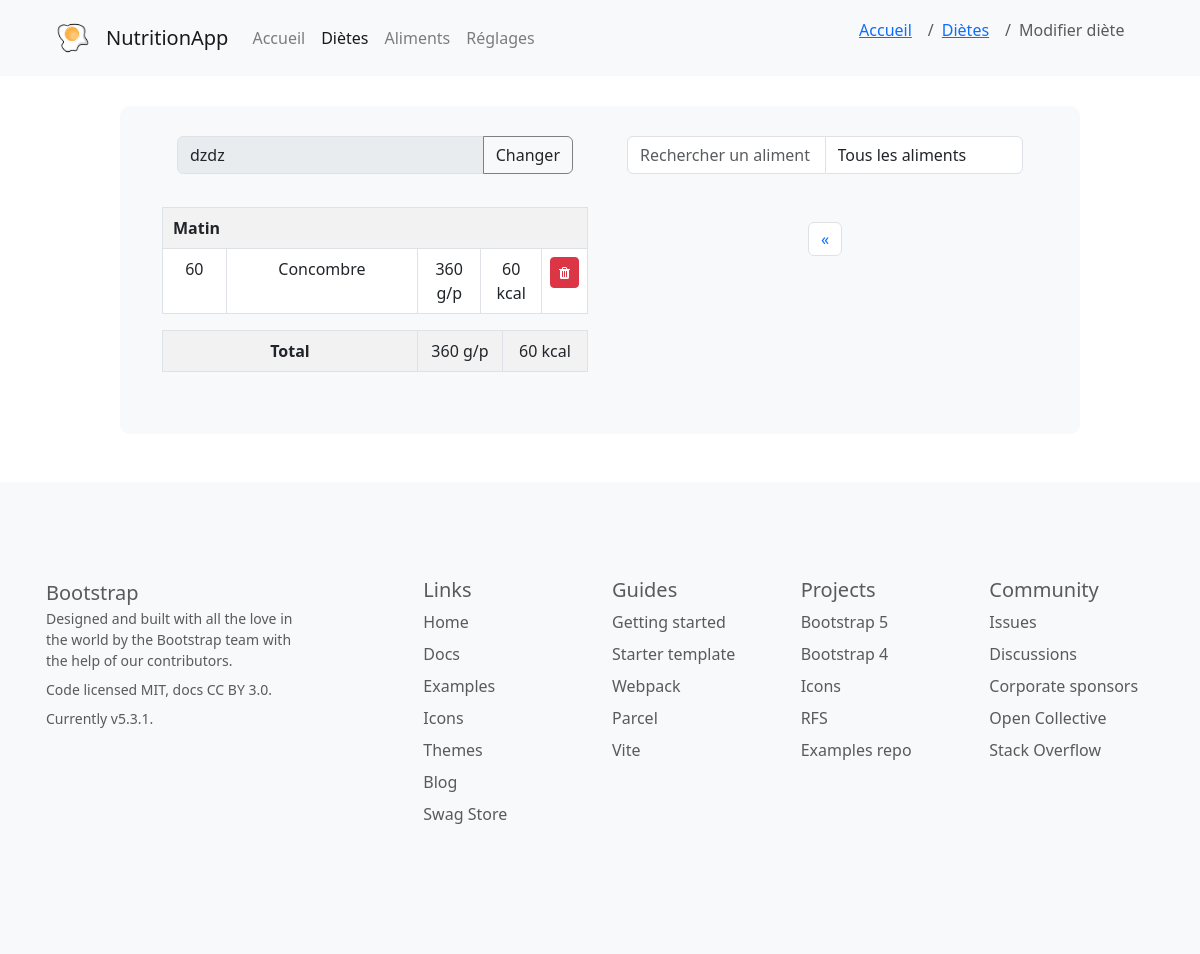
Screenshot of /creer_diete/5 with the database file from the repository.
### models/Diete.py (models this page shows, shortened)
class Diete(db.Model):
    id = db.Column(db.Integer, primary_key=True)
    titre_diete = db.Column(db.String(255), nullable=True) # nom de la diete
    createur = db.Column(db.Integer, db.ForeignKey('utilisateur.id'), nullable=True)
    date = db.Column(db.Date, nullable=True)
    createur_obj = db.relationship('Utilisateur', backref=db.backref('dietes'), foreign_keys=[createur])
    def get_by_id(id):
        return Diete.query.get(id)
    def portions_associees(self):
        return Portion.query.join(Aliment).filter(Portion.diete == self.id).order_by(Portion.label_portion, Aliment.titre).all()
    def total_kcal(self):
        return sum([portion.kcal_portion() for portion in self.portions_associees()])
    def total_proteines(self):
        return sum([portion.proteines_portion() for portion in self.portions_associees()])

### models/Portion.py (models this page shows, shortened)
class Portion(db.Model):
    id = db.Column(db.Integer, primary_key=True)
    diete = db.Column(db.Integer, db.ForeignKey('diete.id'))
    aliment = db.Column(db.Integer, db.ForeignKey('aliment.id'))
    nombre = db.Column(db.Integer, nullable=False, server_default='0')
    label_portion = db.Column(db.Integer, nullable=False, server_default='0') # 1=matin, 2=collation matin, 3=midi, 4=collation aprem, 5=soir, 6=collation soir
    diete_obj = db.relationship('Diete', backref=db.backref('portions'))
    aliment_obj = db.relationship('Aliment', backref=db.backref('portions'))
    def unite(self):
        return self.aliment_obj.unite
    def kcal_portion(self):
        if self.unite() == 1: # si l'aliment est en unité (kcal * nombre)
            return round(self.aliment_obj.kcal * self.nombre)
        else: # aliment == 0 (kcal * nombre * 0.01 * 100g) ; aliment == 2 (kcal * nombre * 0.01 * 100mL)
            return round(self.aliment_obj.kcal * self.nombre * 0.01)
    def proteines_portion(self):
        if self.unite() == 1:
            return round(self.aliment_obj.proteines * self.nombre)
        else:
            return round(self.aliment_obj.proteines * self.nombre * 0.01)

### models/Aliment.py (models this page shows, shortened)
class Aliment(db.Model):
    id = db.Column(db.Integer, primary_key=True)
    titre = db.Column(db.String(255), nullable=True, unique=True)
    kcal = db.Column(db.Integer, nullable=True, server_default='0')
    proteines = db.Column(db.Integer, nullable=True, server_default='0')
    glucides = db.Column(db.Integer, nullable=True, server_default='0')
    lipides = db.Column(db.Integer, nullable=True, server_default='0')
    categorie = db.Column(db.String(255), nullable=True, server_default="Autre") # légume, fruit, féculent...
    photo = db.Column(db.String(255), nullable=True, server_default='')
    description = db.Column(db.String(255), nullable=True, server_default='')
    unite = db.Column(db.Integer, nullable=True, server_default='0') # 0 = 100g, 1 = 1 unité, 2 = mL
    valide = db.Column(db.Integer, nullable=True, server_default='0') # 0 = non validé, 1 = validé
    def get_all():
        return Aliment.query.order_by(Aliment.titre).limit(MAX_RESULTS).all()

### controllers/diete.py (the view)
@app.route('/creer_diete/<int:id>', methods=['GET', 'POST'])
def creer_diete(id):
    diete_courante = Diete.get_by_id(id)
    portions_repas = diete_courante.portions_associees()
    aliments = Aliment.get_all()
    return render_template('diete/creer_diete.html', aliments=aliments, diete=diete_courante, portions_repas=portions_repas)

### templates/diete/creer_diete.html (shortened to what this page needs)
{% extends 'base.html' %}
{% block content %}
{% set page = 'dietes' %}
{% set place = ["accueil","dietes","modifier_diete"] %}
{% with breadcrumb=place %}
    {% include "navbar.html" %}
{% endwith %}
<link rel="stylesheet" href="{{root}}{{ url_for('static', filename='css/pages.css') }}">
<div class="diete_window bg-light">
  <div class="container">
    <div class="row">
      <div class="col-md-6 mb-3">
        <div class="col-md-12 input-group mb-3">
          <input type="text" id="titre_diete" name="titre_diete" class="form-control" placeholder="Titre" value="{{ diete.titre_diete }}" readonly required>
          <div class="input-group-append">
            <span class="btn input-group-text" style="border-color: grey;" data-bs-toggle="modal" data-bs-target="#modalChangeTitle" id="titre_diete">Changer</span>
          </div>
        </div>
          <table class="col-md-12 table table-striped table-bordered">
            {% set current_label = [] %}
            {% for portion in portions_repas %}
            {% if current_label[-1] != portion.label_portion %}
                    <table class="table table-striped table-bordered full-width-table">
                        {% do current_label.append(portion.label_portion) %}
                            <tr>
                                <th colspan="5" style="padding-left: 10px;">
                                    {% if current_label[-1] == 1 %}
                                        Matin
                                    {% elif current_label[-1] == 3 %}
                                        Midi
                                    {% elif current_label[-1] == 5 %}
                                        Soir
                                    {% else %}
                                        Collation
                                    {% endif %}
                                </th>
                            </tr>
                {% endif %}
            <tr>
              {% if portion.aliment_obj.unite == 1 %}
                <td style="width: 15%">{{ portion.nombre }}</td>
                <td style="width: 45%">{{ portion.aliment_obj.titre }}</td>
              {% elif portion.aliment_obj.unite == 2 %}
                <td style="width: 15%">{{ portion.nombre }} mL</td>
                <td style="width: 45%">{{ portion.aliment_obj.titre }}</td>
              {% else %}
                <td style="width: 15%">{{ portion.nombre }} g</td>
                <td style="width: 45%">{{ portion.aliment_obj.titre }}</td>
              {% endif %}
              <td>{{ portion.proteines_portion() }} g/p</td>
              <td>{{ portion.kcal_portion() }} kcal</td>
              <td class="text-center">
                <a href="{{ url_for('controllers.enlever_aliment_diete', id_portion=portion.id, id_diete=diete.id) }}" class="btn btn-sm btn-danger"><i class="fa fa-trash"></i></a>
              </td>
            </tr>
            {% endfor %}
          </table>
          <table class="col-md-12 table table-striped table-bordered">
            <tr class="text-center">
                <th colspan="2" style="width: 60%;">Total</th>
                <td style="width: 20%;">{{ diete.total_proteines()|round|int }} g/p</td>
                <td style="width: 20%;">{{ diete.total_kcal()|round|int }} kcal</td>
            </tr>
          </table>
      </div>
      <div class="col-md-6 mb-3">
        <div class="input-group mb-3 col-md-12">
          <form id="search-form" class="input-group mb-3">
            <input id="filterInput" type="text" name="search" class="form-control" placeholder="Rechercher un aliment" aria-label="Rechercher un aliment">
            <select id="filterSelect" name="filterSelect" class="form-control" required></select>
          </form>
        </div>
        <nav aria-label="Page navigation example">
          <ul class="pagination justify-content-center" id="pagination">
            <li class="page-item">
              <a class="page-link" href="#" aria-label="Previous" id="prevPage">
                <span aria-hidden="true">&laquo;</span>
              </a>
            </li>
          </ul>
        </nav>
      </div>
    </div>
  </div>
</div>
{% endblock %}

### static/css/base.css (style rules this page uses)
html { font-family: 'Roboto', sans-serif; font-size: 16px; line-height: 1.5; color: #333; background-color: #fff; }

### static/css/pages.css (style rules this page uses)
.table td { text-align: center; }
.diete_window { width: 80%; margin: 30px auto; padding: 30px; max-width: 1200px; border-radius: 10px; }

### rows the page displays
Diete: titre_diete "dzdz"
Portion: label_portion "Matin", nombre "60", aliment_obj.titre "Concombre", proteines_portion "360", kcal_portion "60"
Aliment: total_proteines "360", total_kcal "60"

### other values shown
{{ pretty_name[item] }} "Accueil" "Diètes"
{{ pretty_name[item] }} "Modifier diète"
